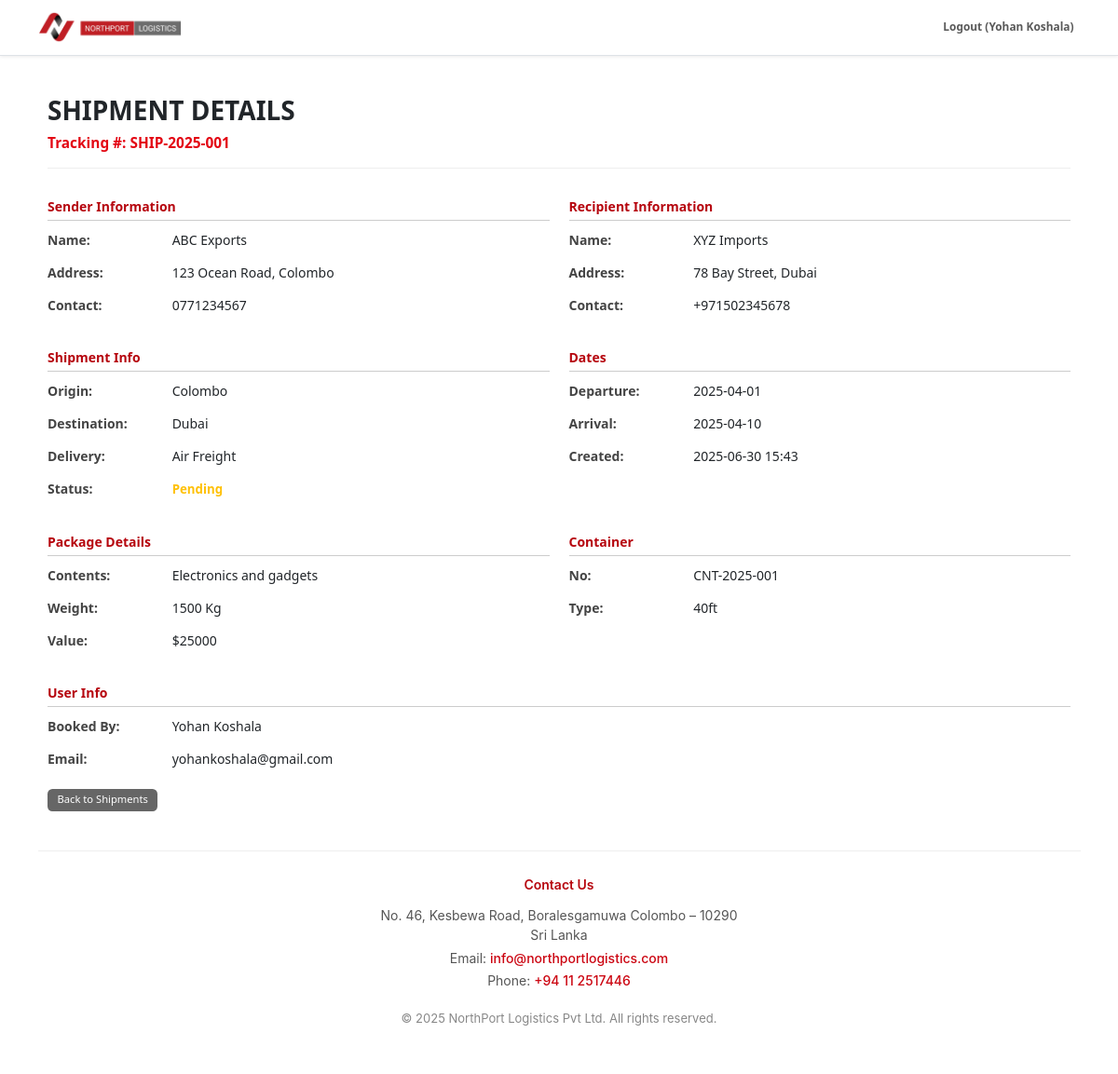
Before: /admin/view_shipment_details.php?id=1 (signed in) with the older database file.
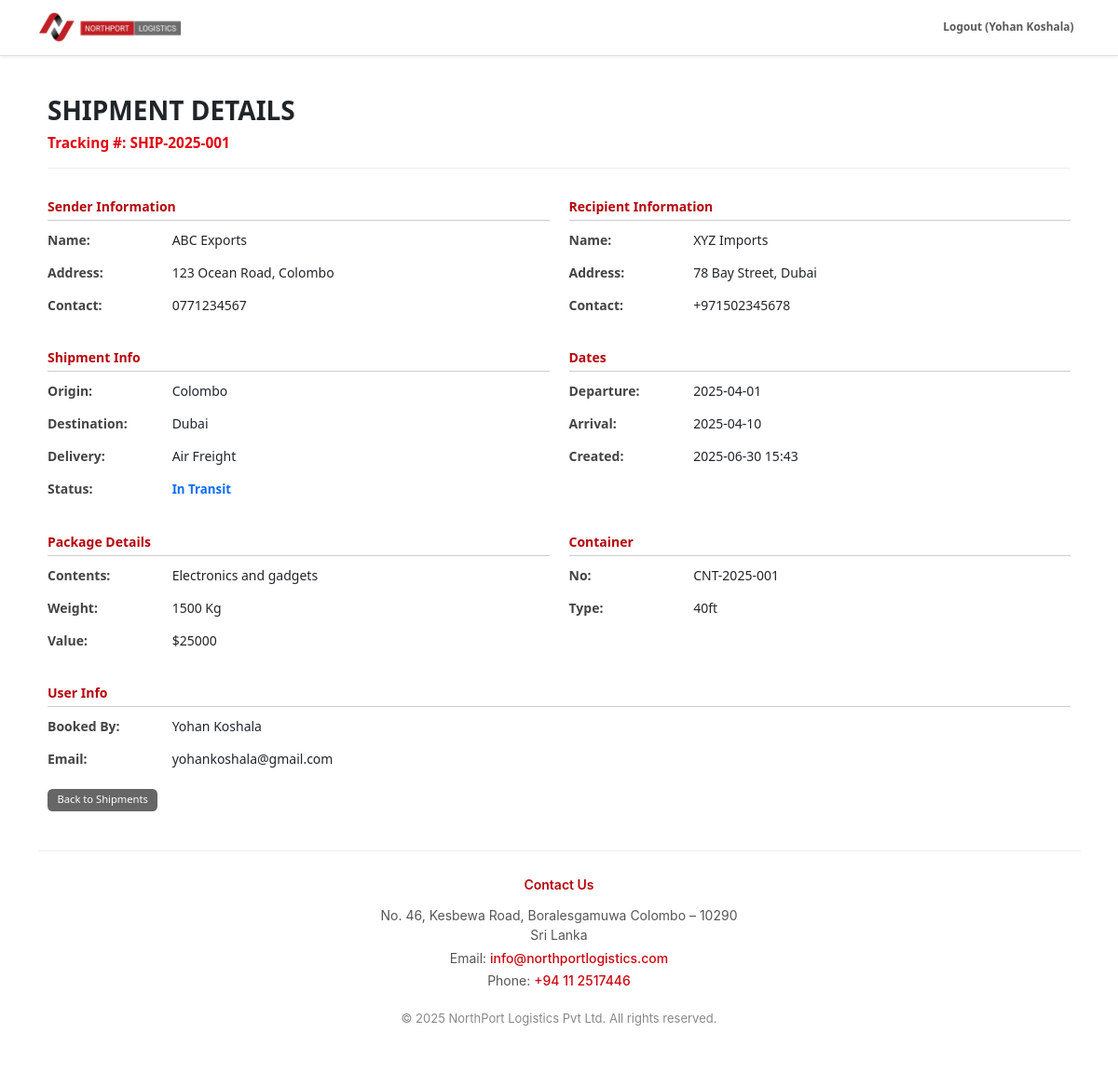
After: the same page with the newer database file.
### tables this page shows
CREATE TABLE `shipments` (
  `id` int(11) NOT NULL,
  `shipment_id` varchar(50) NOT NULL,
  `user_id` int(11) NOT NULL,
  `booking_id` int(11) DEFAULT NULL,
  `container_id` int(11) DEFAULT NULL,
  `origin` varchar(100) NOT NULL,
  `destination` varchar(100) NOT NULL,
  `status` enum('Pending','In Transit','Delivered','Cancelled') DEFAULT 'Pending',
  `departure_date` date DEFAULT NULL,
  `arrival_date` date DEFAULT NULL,
  `created_at` datetime DEFAULT current_timestamp(),
  `updated_at` datetime DEFAULT current_timestamp() ON UPDATE current_timestamp(),
  `sender_name` varchar(100) DEFAULT NULL,
  `sender_address` varchar(255) DEFAULT NULL,
  `sender_contact` varchar(50) DEFAULT NULL,
  `recipient_name` varchar(100) DEFAULT NULL,
  `recipient_address` varchar(255) DEFAULT NULL,
  `recipient_contact` varchar(50) DEFAULT NULL,
  `package_contents` text DEFAULT NULL,
  `package_weight` varchar(50) DEFAULT NULL,
  `package_value` varchar(50) DEFAULT NULL,
  `delivery_type` varchar(50) DEFAULT NULL
);

CREATE TABLE `containers` (
  `id` int(11) NOT NULL,
  `container_no` varchar(50) NOT NULL,
  `type` enum('20ft','40ft','Reefer','Open Top','Tank') NOT NULL,
  `status` enum('Available','In Use','Under Maintenance','Damaged') DEFAULT 'Available',
  `location` varchar(100) DEFAULT NULL,
  `assigned_fleet_id` int(11) DEFAULT NULL,
  `last_inspected_at` date DEFAULT NULL,
  `created_at` datetime DEFAULT current_timestamp(),
  `updated_at` datetime DEFAULT current_timestamp() ON UPDATE current_timestamp()
);

CREATE TABLE `users` (
  `id` int(11) NOT NULL,
  `username` varchar(50) NOT NULL,
  `email` varchar(100) NOT NULL,
  `password_hash` varchar(255) NOT NULL,
  `role` enum('admin','manager','employer','user') NOT NULL DEFAULT 'user',
  `is_active` tinyint(1) NOT NULL DEFAULT 1,
  `created_at` timestamp NOT NULL DEFAULT current_timestamp(),
  `updated_at` timestamp NOT NULL DEFAULT current_timestamp() ON UPDATE current_timestamp(),
  `phone` varchar(20) DEFAULT NULL,
  `street_address` varchar(255) DEFAULT NULL,
  `city` varchar(100) DEFAULT NULL,
  `state` varchar(100) DEFAULT NULL,
  `postal_code` varchar(20) DEFAULT NULL,
  `country` varchar(100) DEFAULT NULL,
  `company_name` varchar(255) DEFAULT NULL,
  `profile_pic` varchar(255) DEFAULT NULL,
  `date_of_birth` date DEFAULT NULL,
  `preferences` longtext DEFAULT NULL CHECK (json_valid(`preferences`)),
  `notes` text DEFAULT NULL,
  `department` varchar(100) DEFAULT NULL,
  `job_title` varchar(100) DEFAULT NULL,
  `date_of_joining` date DEFAULT NULL,
  `nic_passport_number` varchar(50) DEFAULT NULL
);

### admin/view_shipment_details.php (the view, shortened to what this page needs)
<?php
require_once '../includes/header.php';
$shipmentId = $_GET['id'] ?? null;
$stmt = $pdo->prepare("
    SELECT s.*, u.username, u.email, c.container_no, c.type AS container_type
    FROM shipments s
    LEFT JOIN users u ON s.user_id = u.id
    LEFT JOIN containers c ON s.container_id = c.id
    WHERE s.id = ?
");
$stmt->execute([$shipmentId]);
$shipment = $stmt->fetch(PDO::FETCH_ASSOC);
?>
<div class="container my-5">
    <div class="shipment-header">
        <h2 class="fw-bold mb-2">SHIPMENT DETAILS</h2>
        <div class="shipment-tracking">Tracking #: <?= htmlspecialchars($shipment['shipment_id']) ?></div>
    </div>
    <div class="row mb-4">
        <div class="col-md-6">
            <div class="section-title">Sender Information</div>
            <p><span class="info-label">Name:</span> <?= htmlspecialchars($shipment['sender_name']) ?></p>
            <p><span class="info-label">Address:</span> <?= htmlspecialchars($shipment['sender_address']) ?></p>
            <p><span class="info-label">Contact:</span> <?= htmlspecialchars($shipment['sender_contact']) ?></p>
        </div>
        <div class="col-md-6">
            <div class="section-title">Recipient Information</div>
            <p><span class="info-label">Name:</span> <?= htmlspecialchars($shipment['recipient_name']) ?></p>
            <p><span class="info-label">Address:</span> <?= htmlspecialchars($shipment['recipient_address']) ?></p>
            <p><span class="info-label">Contact:</span> <?= htmlspecialchars($shipment['recipient_contact']) ?></p>
        </div>
    </div>
    <div class="row mb-4">
        <div class="col-md-6">
            <div class="section-title">Shipment Info</div>
            <p><span class="info-label">Origin:</span> <?= htmlspecialchars($shipment['origin']) ?></p>
            <p><span class="info-label">Destination:</span> <?= htmlspecialchars($shipment['destination']) ?></p>
            <p><span class="info-label">Delivery:</span> <?= htmlspecialchars($shipment['delivery_type']) ?></p>
            <p><span class="info-label">Status:</span>
                <span class="status-text
                    <?=
                        $shipment['status'] === 'Delivered' ? 'status-delivered' :
                        ($shipment['status'] === 'In Transit' ? 'status-intransit' :
                        ($shipment['status'] === 'Cancelled' ? 'status-cancelled' : 'status-pending'))
                    ?>">
                    <?= htmlspecialchars($shipment['status']) ?>
                </span>
            </p>
        </div>
        <div class="col-md-6">
            <div class="section-title">Dates</div>
            <p><span class="info-label">Departure:</span> <?= date('Y-m-d', strtotime($shipment['departure_date'])) ?></p>
            <p><span class="info-label">Arrival:</span> <?= date('Y-m-d', strtotime($shipment['arrival_date'])) ?></p>
            <p><span class="info-label">Created:</span> <?= date('Y-m-d H:i', strtotime($shipment['created_at'])) ?></p>
        </div>
    </div>
    <div class="row mb-4">
        <div class="col-md-6">
            <div class="section-title">Package Details</div>
            <p><span class="info-label">Contents:</span> <?= htmlspecialchars($shipment['package_contents']) ?></p>
            <p><span class="info-label">Weight:</span> <?= htmlspecialchars($shipment['package_weight']) ?> Kg</p>
            <p><span class="info-label">Value:</span> $<?= htmlspecialchars($shipment['package_value']) ?></p>
        </div>
        <div class="col-md-6">
            <div class="section-title">Container</div>
            <p><span class="info-label">No:</span> <?= htmlspecialchars($shipment['container_no'] ?? '-') ?></p>
            <p><span class="info-label">Type:</span> <?= htmlspecialchars($shipment['container_type'] ?? '-') ?></p>
        </div>
    </div>
    <div class="info-group">
        <div class="section-title">User Info</div>
        <p><span class="info-label">Booked By:</span> <?= htmlspecialchars($shipment['username'] ?? '-') ?></p>
        <p><span class="info-label">Email:</span> <?= htmlspecialchars($shipment['email'] ?? '-') ?></p>
    </div>
    <div class="mt-4">
        <a href="manage_shipments.php" class="btn btn-back">Back to Shipments</a>
    </div>
</div>
<?php require_once '../includes/footer.php'; ?>

Changed rows visible on the page:
changed shipments "ABC Exports": status "Pending" → "In Transit"
